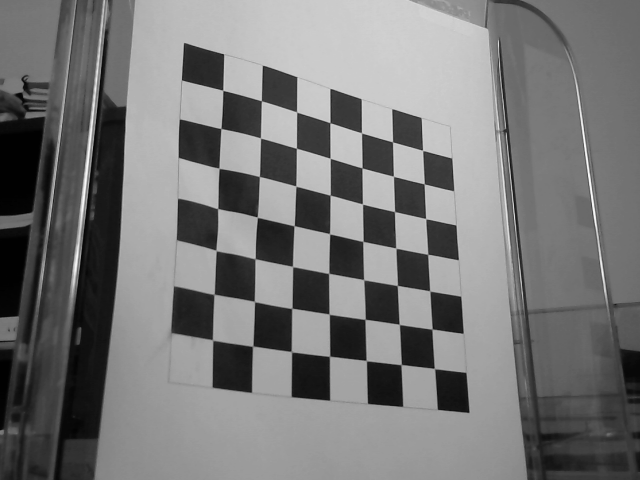
#> input picture figure/capture_mire_0.png, 640 x 480 px
$ python main.py
#> lines starting #> are read from the running program, lines starting #| are printed output that depends on the picture; after the words box and inside, x2 and y2 are one past the last pixel; in counts of white or black regions, pixels touching at a corner belong together; long printed decimals are rounded
#%% Import
import numpy as np
import cv2
from matplotlib import pyplot as plt
import argparse

#%% Parser
parser = argparse.ArgumentParser(description='Camera calibration')
parser.add_argument('-d','--display', action='store_true',
                    help='Display the image')
parser.add_argument('-r', '--reference', type=str, default='1',
                    help='Choose the reference frame (1 or 2, default = 1)')

args = parser.parse_args()

# Parameters and image reading
mire0 = cv2.imread('./figure/capture_mire_0.png')
#> mire0 is the input picture: shape (480, 640, 3); min 1, max 251, mean 118.9
mire1 = cv2.imread('./figure/capture_mire_1.png')
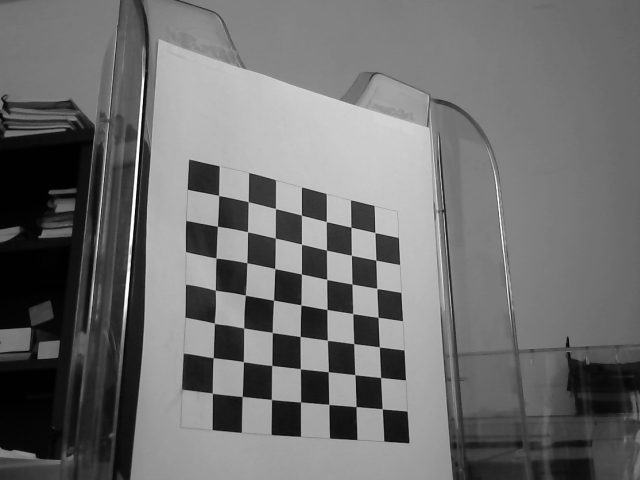
#> input picture figure/capture_mire_1.png, 640 x 480 px
#> mire1 is the input picture: shape (480, 640, 3); min 1, max 255, mean 110.7

nbInterX = 7
nbInterY = 7
nbInter1mat = nbInterX*nbInterY
nbInterTot = nbInter1mat*2

f = 4 # focal in mm

# Intersection detection
found_0, coord_px0 = cv2.findChessboardCorners(mire0,(nbInterX,nbInterY))
#> found_0 = True; coord_px0 = 49 rows, first 8: [222.8, 90.36], [261.5, 100.9], [296.6, 112], [330.1, 122.7], [361.5, 132.9], [392.5, 141.9], [422.6, 150.5], [220.9, 128.5]
found_1, coord_px1 = cv2.findChessboardCorners(mire1,(nbInterX,nbInterY))
#> found_1 = True; coord_px1 = 49 rows, first 8: [218.7, 195.5], [248.3, 201.7], [275.5, 208.6], [301.4, 215.2], [326.4, 221.6], [351, 227.3], [374.8, 232.6], [217.4, 226.2]

# Intersection display
def add_square(im, u1, u2, c, w=5):
    im[int(u1)-w:int(u1)+w,int(u2)-w:int(u2)+w] = c

for i in range(len(coord_px0)):
    add_square(mire0, coord_px0[i][0][1], coord_px0[i][0][0], [255,0,0], w=5)
#> this loop made 49 passes
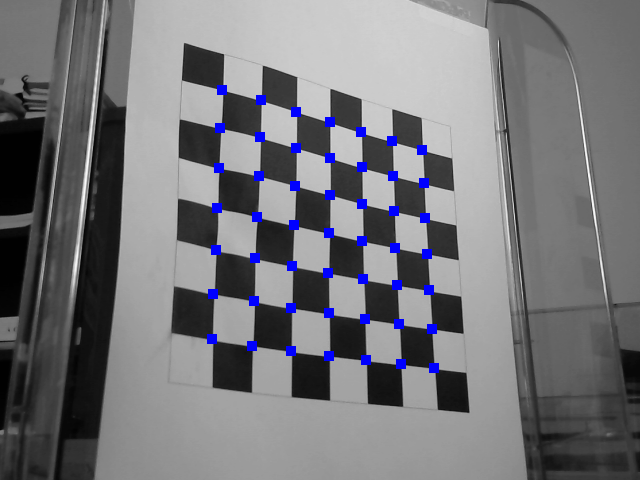
#> mire0: shape (480, 640, 3); 1.6% of pixels changed, all inside (x1, y1, x2, y2) = (207, 85, 439, 373)
for i in range(len(coord_px1)):
    add_square(mire1, coord_px1[i][0][1], coord_px1[i][0][0], [255,0,0], w=5)
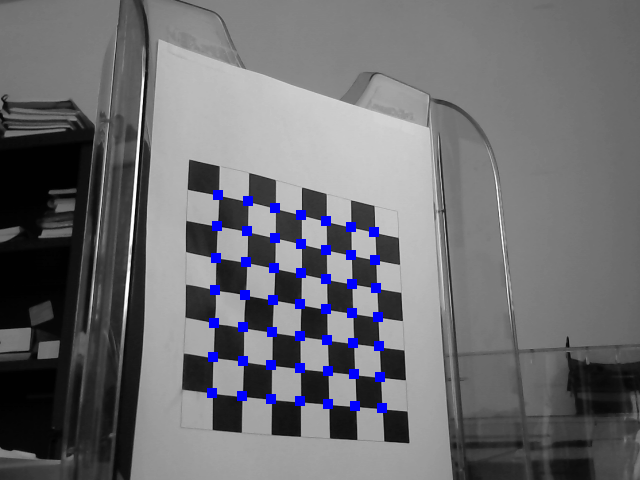
#> mire1: shape (480, 640, 3); 1.6% of pixels changed, all inside (x1, y1, x2, y2) = (207, 190, 387, 413)

# Creation of coord_px (pixel coordinate)
coord_px = np.zeros([nbInterTot,2])
for i in range(nbInterTot):
    if i < nbInter1mat :
        if args.reference == '1' : # repere 1
            coord_px[i][0] = int(coord_px0[i][0][1])
            coord_px[i][1] = int(coord_px0[i][0][0])

        elif args.reference == '2' : # repere 2
            coord_px[i][0] = int(coord_px0[i][0][0])
            coord_px[i][1] = int(coord_px0[i][0][1])
    else :
        if args.reference == '1' : # repere 1
            coord_px[i][0] = int(coord_px1[i-nbInter1mat][0][1])
            coord_px[i][1] = int(coord_px1[i-nbInter1mat][0][0])

        elif args.reference == '2' : # repere 2
            coord_px[i][0] = int(coord_px1[i-nbInter1mat][0][0])
            coord_px[i][1] = int(coord_px1[i-nbInter1mat][0][1])
#> after the loop, coord_px = 98 pairs, first value 90 to 408, second value 212 to 434


# Creation of coord_mm (world coordinate in mm)
coord_mm = np.zeros([nbInterTot,3])
if args.reference == '1' : # repere 1
    delta_z = -120
elif args.reference == '2' : # repere 2
    delta_z = 120

for i in range(nbInterTot):
    if i<nbInter1mat:
        if args.reference == '1' : # repere 1
            x = i//7 * 20
            y = i%7 * 20

        elif args.reference == '2' : # repere 2
            y = i//7 * 20
            x = i%7 * 20


        coord_mm[i] = [x, y, 0]
    else:
        if args.reference == '1' : # repere 1
            x = (i-nbInter1mat)//7 * 20
            y = (i-nbInter1mat)%7 * 20

        elif args.reference == '2' : # repere 2
            y = (i-nbInter1mat)//7 * 20
            x = (i-nbInter1mat)%7 * 20
        coord_mm[i] = [x, y, delta_z]

#%% Tsai method

### STEP 1: Solving AL = U1 ###

# Image center
if args.reference == '1' : # repere 1
    i1, i2 = mire0.shape[:-1]
#> i1 = 480; i2 = 640
    i1 = i1/2
#> i1 = 240
    i2 = i2/2
#> i2 = 320
elif args.reference == '2' : # repere 2
    i2, i1 = mire0.shape[:-1]
    i2 = i2/2
    i1 = i1/2

u_tilde = np.zeros([nbInterTot,2])
for i in range(nbInterTot):
    u_tilde[i][0] = coord_px[i][0] - i1
    u_tilde[i][1] = coord_px[i][1] - i2
#> after the loop, u_tilde = 98 pairs, first value -150 to 168, second value -108 to 114

# U1 vector (Nx1)
U1 = np.zeros((nbInterTot, 1))
for i in range(nbInterTot):
    U1[i] = u_tilde[i][0]
#> after the loop, U1 = 98 values, max 168 at index 97, min -150 at index 0, mean 30.11

# A matrix (Nx7)
A = np.zeros((nbInterTot, 7))
for i in range(nbInterTot):
    A[i] = [u_tilde[i][1]*coord_mm[i][0], u_tilde[i][1]*coord_mm[i][1], u_tilde[i][1]*coord_mm[i][2],
            u_tilde[i][1],
            -u_tilde[i][0]*coord_mm[i][0], -u_tilde[i][0]*coord_mm[i][1], -u_tilde[i][0]*coord_mm[i][2]]

# Solution : L vector (Nx1)
L = np.dot(np.linalg.pinv(A), U1)
#> L = [-0.0205, -0.00386, 0.00801, 1.55, -2.36e-05, -0.0184, -0.00303]

### STEP 2: Computing some intrinsect and extrasect parameters ###
abs_oc2 = 1 / (np.sqrt(L[4]*L[4] + L[5]*L[5] + L[6]*L[6]))
#> abs_oc2 = [53.63]

beta = float(abs_oc2 * np.sqrt(L[0]*L[0] + L[1]*L[1] + L[2]*L[2])) # beta = f1/f2 = s2:s1
#> beta = 1.2

# 2 first coordinates of the world coordinate system's origin
oc2 = float(-abs_oc2)
#> oc2 = -53.63
oc1 = float(L[3] * oc2 / beta)
#> oc1 = -69.02

# Rotation matrix
r11 = float(L[0] * oc2 / beta)
#> r11 = 0.918
r12 = float(L[1] * oc2 / beta)
#> r12 = 0.172
r13 = float(L[2] * oc2 / beta)
#> r13 = -0.358
r21 = float(L[4] * oc2)
#> r21 = 0.00127
r22 = float(L[5] * oc2)
#> r22 = 0.987
r23 = float(L[6] * oc2)
#> r23 = 0.162

# Last line of rotation matrix by the cross product of the two first lines
ligne3 = np.cross(np.transpose(np.array([r11,r12,r13])),
                    np.transpose(np.array([r21,r22,r23])))
#> ligne3 = [0.381, -0.149, 0.905]
r31 = ligne3[0]
#> r31 = 0.381
r32 = ligne3[1]
#> r32 = -0.149
r33 = ligne3[2]
#> r33 = 0.905

# Rotation angles (in rad)
phi = float(-np.arctan(r23/r33))
#> phi = -0.177
gamma = float(-np.arctan(r12/r11))
#> gamma = -0.186
omega = float(np.arctan(r13/(-r23*np.sin(phi)+r33*np.cos(phi))))
#> omega = -0.371

### STEP 3: Solving BM = R ###

# B matrix (Nx2)
B = np.zeros((nbInterTot, 2))
for i in range(nbInterTot):
    B[i] = [u_tilde[i][1],
            -(r21*coord_mm[i][0] + r22*coord_mm[i][1] + r23*coord_mm[i][2] + oc2)]
#> after the loop, B = 98 pairs, first value -108 to 114, second value -64.93 to 73.11

# R vector (Nx1)
R = np.zeros((nbInterTot, 1))
for i in range(nbInterTot):
    R[i] = -u_tilde[i][1] * (r31*coord_mm[i][0] + r32*coord_mm[i][1] + r33*coord_mm[i][2])
#> after the loop, R = 98 values, max 6834.3 at index 55, min -11080.8 at index 49, mean -683.5

# Solution : M vector (Nx1)
M = np.dot(np.linalg.pinv(B), R)
#> M = [-345.5, -595.4]

# Computing the remaining intrinsect and extrasect parameters

oc3 = float(M[0]) # Last coordinate
#> oc3 = -345.5

f2 = float(M[1])
#> f2 = -595.4
f1 = beta * f2
#> f1 = -714.9

# Pixel dimension
s1 = f/f1
#> s1 = -0.0056
s2 = f/f2
#> s2 = -0.00672

#%% Printing intrinsect and extrasect parameters

print("------INTRINSECT PARAMETERS------")
print("focal (in mm) :", f)

print("\nPIXEL DIMENSION")
print("beta (s2/s1):", beta)
#| beta (s2/s1): 1.201
print("s1 :", s1)
#| s1 : -0.005595
print("s2 :", s2)
#| s2 : -0.006718

print("\n------EXTRINSECT PARAMETERS------")

print("\nWORLD COORDINATE SYSTEM ORIGIN")
print("oc1 :", oc1)
#| oc1 : -69.015
print("oc2 :", oc2)
#| oc2 : -53.631
print("oc3 :", oc3)
#| oc3 : -345.517

print("\nROTATION MATRIX")
print("r11 :", r11, ", r12 :", r12, ", r13 :", r13)
#| r11 : 0.9177 , r12 : 0.1724 , r13 : -0.358
print("r21 :", r21, ", r22 :", r22, ", r23 :", r23)
#| r21 : 0.001268 , r22 : 0.9867 , r23 : 0.1623
print("r31 :", r31, ", r32 :", r32, ", r33 :", r33)
#| r31 : 0.3812 , r32 : -0.1494 , r33 : 0.9053

print("\nphi (in deg):", phi/3.14*180)
#| phi (in deg): -10.168
print("gamma (in deg):", gamma/3.14*180)
#| gamma (in deg): -10.646
print("omega (in deg):", omega/3.14*180)
#| omega (in deg): -21.278

#%% Projecton

# Intrinsect parameters matrix (3x4)
Mint = np.array([[f1, 0, i1, 0],
                 [0, f2, i2, 0],
                 [0, 0, 1, 0]])
#> Mint = [[-714.9, 0, 240, 0], [0, -595.4, 320, 0], [0, 0, 1, 0]]

# Extrasect parameters (4x4)
Mext = np.array([[r11, r12, r13, oc1],
                 [r21, r22, r23, oc2],
                 [r31, r32, r33, oc3],
                 [0, 0, 0, 1]])
#> Mext = [[0.918, 0.172, -0.358, -69.02], [0.00127, 0.987, 0.162, -53.63], [0.381, -0.149, 0.905, -345.5], [0, 0, 0, 1]]

# M matrix (3x4)
M = np.dot(Mint, Mext)
#> M = [[-564.6, -159.1, 473.2, -33585.2], [121.2, -635.3, 193.1, -78635], [0.381, -0.149, 0.905, -345.5]]

# Projecting world coordinate to pixel coordinate
print("\nProjection")
for i in range(nbInter1mat):
    x = np.array([coord_mm[i][0],
                  coord_mm[i][1],
                  coord_mm[i][2],
                  1]) # world coordinate

    # pixel coordinate
    alpha_u = np.dot(M, x)
    u = np.array([float(alpha_u[0]/alpha_u[2]), float(alpha_u[1]/alpha_u[2])])

    print("World coordinates :", x[:-1], "| Pixel coordinates :", u)

    add_square(mire0, u[0], u[1], [0, 255, 0])
#> this loop made 49 passes
#> (alpha_u, u) on passes 1 to 12: ([-33585.2, -78635, -345.5], [97.2, 227.6]), ([-36767.4, -91340.7, -348.5], [105.5, 262.1]), ([-39949.6, -104046.4, -351.5], [113.7, 296]), ([-43131.7, -116752.1, -354.5], [121.7, 329.4]), ([-46313.9, -129457.8, -357.5], [129.6, 362.2]), ([-49496.1, -142163.5, -360.5], [137.3, 394.4]), ([-52678.2, -154869.2, -363.4], [144.9, 426.1]), ([-44876.3, -76210.3, -337.9], [132.8, 225.5]), ([-48058.4, -88916, -340.9], [141, 260.8]), ([-51240.6, -101621.7, -343.9], [149, 295.5]), ([-54422.8, -114327.5, -346.9], [156.9, 329.6]), ([-57605, -127033.2, -349.8], [164.7, 363.1])
#| World coordinates : [0. 0. 0.] | Pixel coordinates : [ 97.203 227.587 ]
#| World coordinates : [ 0. 20.  0.] | Pixel coordinates : [105.501 262.093]
#| World coordinates : [ 0. 40.  0.] | Pixel coordinates : [113.657 296.014]
#| World coordinates : [ 0. 60.  0.] | Pixel coordinates : [121.676 329.362]
#| World coordinates : [ 0. 80.  0.] | Pixel coordinates : [129.561  362.153]
#| World coordinates : [  0. 100.   0.] | Pixel coordinates : [137.316 394.400]
#| World coordinates : [  0. 120.   0.] | Pixel coordinates : [144.942 426.118]
#| World coordinates : [20.  0.  0.] | Pixel coordinates : [132.812 225.546]
#> (further printed lines are left out)
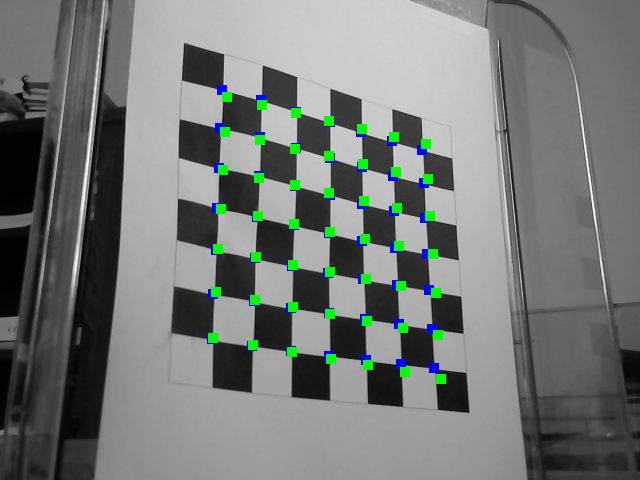
#> mire0: shape (480, 640, 3); 1.6% of pixels changed, all inside (x1, y1, x2, y2) = (208, 92, 446, 384)

for i in range(nbInter1mat):
    x = np.array([coord_mm[i+nbInter1mat][0],
                  coord_mm[i+nbInter1mat][1],
                  coord_mm[i+nbInter1mat][2],
                  1]) # world coordinate

    # pixel coordinate
    alpha_u = np.dot(M, x)
    u = np.array([float(alpha_u[0]/alpha_u[2]), float(alpha_u[1]/alpha_u[2])])

    print("World coordinates :", x[:-1], "| Pixel coordinates :", u)

    add_square(mire1, u[0], u[1], [0, 255, 0])
#> this loop made 49 passes
#> (alpha_u, u) on passes 1 to 12: ([-90367.5, -101803.4, -454.2], [199, 224.2]), ([-93549.7, -114509.2, -457.1], [204.6, 250.5]), ([-96731.9, -127214.9, -460.1], [210.2, 276.5]), ([-99914, -139920.6, -463.1], [215.7, 302.1]), ([-103096.2, -152626.3, -466.1], [221.2, 327.5]), ([-106278.4, -165332, -469.1], [226.6, 352.5]), ([-109460.6, -178037.7, -472.1], [231.9, 377.1]), ([-101658.6, -99378.8, -446.5], [227.7, 222.6]), ([-104840.7, -112084.5, -449.5], [233.2, 249.3]), ([-108022.9, -124790.2, -452.5], [238.7, 275.8]), ([-111205.1, -137495.9, -455.5], [244.1, 301.9]), ([-114387.3, -150201.6, -458.5], [249.5, 327.6])
#| World coordinates : [   0.    0. -120.] | Pixel coordinates : [198.981 224.162]
#| World coordinates : [   0.   20. -120.] | Pixel coordinates : [204.642 250.491]
#| World coordinates : [   0.   40. -120.] | Pixel coordinates : [210.229 276.478]
#| World coordinates : [   0.   60. -120.] | Pixel coordinates : [215.744 302.130 ]
#| World coordinates : [   0.   80. -120.] | Pixel coordinates : [221.188 327.453 ]
#| World coordinates : [   0.  100. -120.] | Pixel coordinates : [226.563   352.453]
#| World coordinates : [   0.  120. -120.] | Pixel coordinates : [231.870 377.137]
#| World coordinates : [  20.    0. -120.] | Pixel coordinates : [227.665 222.559]
#> (further printed lines are left out)
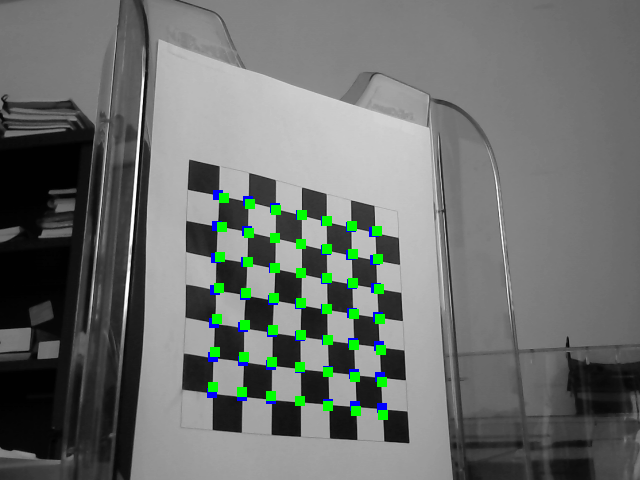
#> mire1: shape (480, 640, 3); 1.6% of pixels changed, all inside (x1, y1, x2, y2) = (208, 193, 388, 420)


#%% Image display
if args.display:
    while(True):
        cv2.imshow('mire0',mire0)
        cv2.imshow('mire1',mire1)
        plt.show()

        key = cv2.waitKey(1) #on évalue la touche pressée
        if key & 0xFF == ord('q'): #si appui sur 'q'
            break #sortie de la boucle while

    cv2.destroyAllWindows()

#%% cv2.CalibrateCamera
print(coord_mm.shape)
#> (the run stopped early here; a loop or call above may not have finished)
